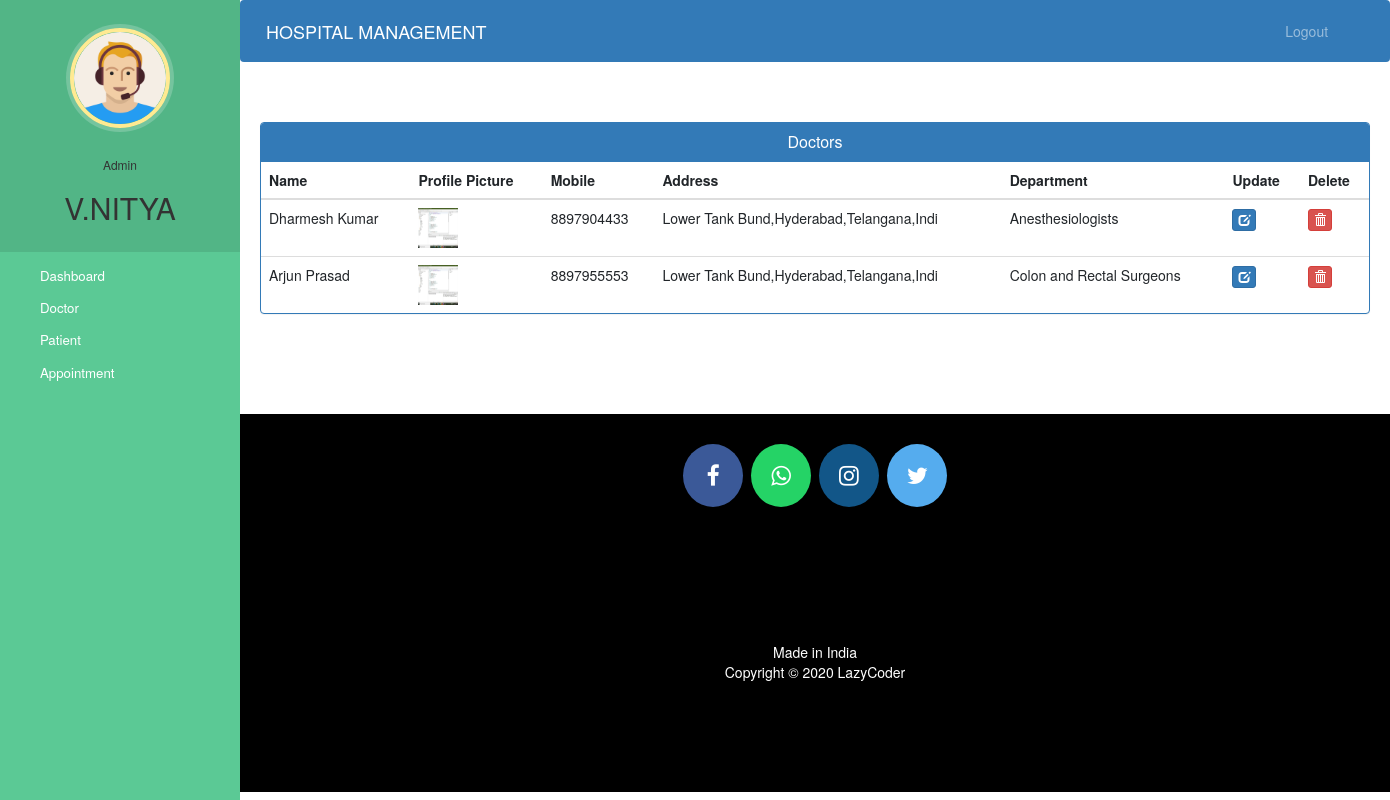
The app's page /admin-view-doctor (signed in) with its own data.
### hospital/models.py (models this page shows, shortened)
class Doctor(models.Model):
    user=models.OneToOneField(User,on_delete=models.CASCADE)
    profile_pic= models.ImageField(upload_to='profile_pic/DoctorProfilePic/',null=True,blank=True)
    address = models.CharField(max_length=40)
    mobile = models.CharField(max_length=20,null=True)
    department= models.CharField(max_length=50,choices=departments,default='Cardiologist')
    status=models.BooleanField(default=False)
    @property
    def get_name(self):
        return self.user.first_name+" "+self.user.last_name

### hospital/views.py (the view)
# urls.py: path('admin-view-doctor', views.admin_view_doctor_view,name='admin-view-doctor'),
@login_required(login_url='adminlogin')
@user_passes_test(is_admin)
def admin_view_doctor_view(request):
    doctors = models.Doctor.objects.all().filter(status=True)
    return render(request, 'hospital/admin_view_doctor.html', {'doctors': doctors})

### hospital/views.py (called while the page is built)
def is_admin(user):
    return user.groups.filter(name='ADMIN').exists()

### templates/hospital/admin_view_doctor.html (shortened to what this page needs)
{% extends 'hospital/admin_base.html' %}
{% block content %}
{%load static%}
<head>
  <link href="//netdna.bootstrapcdn.com/bootstrap/3.0.0/css/bootstrap.min.css" rel="stylesheet" id="bootstrap-css">
</head>
<div class="container">
  <div class="panel panel-primary">
    <div class="panel-heading">
      <h6 class="panel-title">Doctors</h6>
    </div>
    <table class="table table-hover" id="dev-table">
      <thead>
        <tr>
          <th>Name</th>
          <th>Profile Picture</th>
          <th>Mobile</th>
          <th>Address</th>
          <th>Department</th>
          <th>Update</th>
          <th>Delete</th>
        </tr>
      </thead>
      {% for d in doctors %}
      <tr>
        <td> {{d.get_name}}</td>
        <td> <img src="{% static d.profile_pic.url %}" alt="Profile Pic" height="40px" width="40px" /></td>
        <td>{{d.mobile}}</td>
        <td>{{d.address}}</td>
        <td>{{d.department}}</td>
        <td><a class="btn btn-primary btn-xs" href="{% url 'update-doctor' d.id  %}"><span class="glyphicon glyphicon-edit"></span></a></td>
        <td><a class="btn btn-danger btn-xs" href="{% url 'delete-doctor-from-hospital' d.id  %}"><span class="glyphicon glyphicon-trash"></span></a></td>
      </tr>
      {% endfor %}
    </table>
  </div>
</div>
{% endblock content %}

### templates/hospital/admin_base.html (shortened to what this page needs)
<!DOCTYPE html>
{% load static %}
<html lang="en">
<head>
  <link rel="stylesheet" href="https://stackpath.bootstrapcdn.com/bootstrap/4.3.1/css/bootstrap.min.css">
  <link rel="stylesheet" href="https://maxcdn.bootstrapcdn.com/font-awesome/4.7.0/css/font-awesome.min.css">
  <link rel="stylesheet" href="{% static '/style.css' %}">
</head>
<body>
  <nav class="menu" tabindex="0">
    <header class="avatar">
      <img src="{% static "images/adminpropic.png" %}" />
      <br><br>
      <h6>Admin</h6>
      <h2>{{request.user.first_name}}</h2>
    </header>
    <ul>
      <li tabindex="0" class="icon-dashboard"> <a style="color:white; text-decoration:none;" href="/admin-dashboard"><span>Dashboard</span></a> </li>
      <li tabindex="0" class="icon-customers"> <a style="color:white; text-decoration:none;" href="/admin-doctor"><span>Doctor</span></a></li>
      <li tabindex="0" class="icon-users"> <a style="color:white; text-decoration:none;" href="/admin-patient"><span>Patient</span></a></li>
      <li tabindex="0" class="icon-calendar"> <a style="color:white; text-decoration:none;" href="/admin-appointment"><span>Appointment</span></a></li>
    </ul>
  </nav>
  <main>
    <div class="bs-example">
      <nav class="navbar navbar-expand-md  navbar-dark fixed-top" style="background:#337AB7;">
        <a href="/admin-dashboard" class="navbar-brand">HOSPITAL MANAGEMENT</a>
        <div class="collapse navbar-collapse justify-content-between" id="navbarCollapse">
          <div class="navbar-nav" style=" margin-left: 90%;">
            <a href="/logout" class="nav-item nav-link">Logout</a>
          </div>
        </div>
      </nav>
    </div>
    <br><br>
    {% block content %}
    {% endblock content %}
    <br><br><br><br>
    <footer>
      <p>
        <a id="ftr" href="https://facebook.com/sumit.luv/" class="fa fa-facebook"></a>
        <a id="ftr" href="https://api.whatsapp.com/send?phone=919572181024&text=Hello%20Sumit.%0d%0aHow%20are%20you%20%3f%0d%0aI%20came%20from%20your%20website.&source=&data=#" class="fa fa-whatsapp"></a>
        <a id="ftr" href="https://instagram.com/sumit.luv" class="fa fa-instagram"></a>
        <a id="ftr" href="https://twitter.com/sumitkumar1503" class="fa fa-twitter"></a>
      </p>
      <br>
      <div class="container">
        <div class="row">
          <div class="col-md-12 col-sm-12">
            <div style="color:#ffffff;" class="wow fadeInUp footer-copyright">
              <p>Made in India <br>
                Copyright &copy; 2020 LazyCoder </p>
            </div>
          </div>
        </div>
      </div>
    </footer>
  </main>
</body>
</html>

### static/style.css (style rules this page uses)
body { padding-left: 240px; }
main { position: relative; height: 100vh; }
.menu { background: #5bc995; height: 100vh; width: 240px; position: fixed; top: 0px; left: 0; z-index: 5; outline: none; }
.menu .avatar { background: rgba(0, 0, 0, 0.1); padding: 2em 0.5em; text-align: center; }
.menu .avatar img { width: 100px; border-radius: 50%; overflow: hidden; border: 4px solid #ffea92; box-shadow: 0 0 0 4px rgba(255, 255, 255, 0.2); }
.menu .avatar h2 { font-weight: normal; margin-bottom: 0; }
.menu ul { list-style: none; padding: 0.5em 0; margin: 0; }
.menu ul li { padding: 0.5em 1em 0.5em 3em; font-size: 0.95em; font-weight: regular; background-repeat: no-repeat; background-position: left 15px center; background-size: auto 20px; transition: all 0.15s linear; cursor: pointer; }
.menu ul li.icon-dashboard { background-image: url("http://www.entypo.com/images//gauge.svg"); }
.menu ul li.icon-customers { background-image: url("http://www.entypo.com/images//briefcase.svg"); }
.menu ul li.icon-users { background-image: url("http://www.entypo.com/images//users.svg"); }
.menu ul li.icon-calendar { background-image: url("http://www.entypo.com/images//calendar.svg"); }

### templates/hospital/admin_base.html (style rules this page uses)
a:link { text-decoration: none; }
a { color: white; }
footer { padding: 0px 0px 0px 0px; background-color: black; margin: 0px; }
#ftr { padding: 20px; }
.fa { font-size: 23px; width: 60px; text-align: center; text-decoration: none; margin: 5px 2px; border-radius: 50%; }
.fa-facebook { background: #3B5998; color: white; margin-top: 30px; }
.fa-whatsapp { background: #25d366; color: white; }
.fa-twitter { background: #55ACEE; color: white; }
.fa-instagram { background: #125688; color: white; }
p { text-align: center; }
body { padding-left: 240px; }
main { position: relative; height: 100vh; }
.menu { background: #5bc995; height: 100vh; width: 240px; position: fixed; top: 0px; left: 0; z-index: 5; outline: none; }
.menu .avatar { background: rgba(0, 0, 0, 0.1); padding: 2em 0.5em; text-align: center; }
.menu .avatar img { width: 100px; border-radius: 50%; overflow: hidden; border: 4px solid #ffea92; box-shadow: 0 0 0 4px rgba(255, 255, 255, 0.2); }
.menu .avatar h2 { font-weight: normal; margin-bottom: 0; }
.menu ul { list-style: none; padding: 0.5em 0; margin: 0; }
.menu ul li { padding: 0.5em 1em 0.5em 3em; font-size: 0.95em; font-weight: regular; background-repeat: no-repeat; background-position: left 15px center; background-size: auto 20px; transition: all 0.15s linear; cursor: pointer; }
.menu ul li.icon-dashboard { background-image: url("http://www.entypo.com/images//gauge.svg"); }
.menu ul li.icon-customers { background-image: url("http://www.entypo.com/images//briefcase.svg"); }
.menu ul li.icon-users { background-image: url("http://www.entypo.com/images//users.svg"); }
.menu ul li.icon-calendar { background-image: url("http://www.entypo.com/images//calendar.svg"); }

### templates/hospital/admin_view_doctor.html (style rules this page uses)
a:link { text-decoration: none; }
h6 { text-align: center; }
.row { margin: 100px; }

### records on screen
Doctor: get_name "Dharmesh Kumar", profile_pic (picture), mobile "8897904433", address "Lower Tank Bund,Hyderabad,Telangana,Indi", department "Anesthesiologists"
Doctor: get_name "Arjun Prasad", profile_pic (picture), mobile "8897955553", address "Lower Tank Bund,Hyderabad,Telangana,Indi", department "Colon and Rectal Surgeons"

### other values on screen
{{ request.user.first_name }} "V.NITYA"
